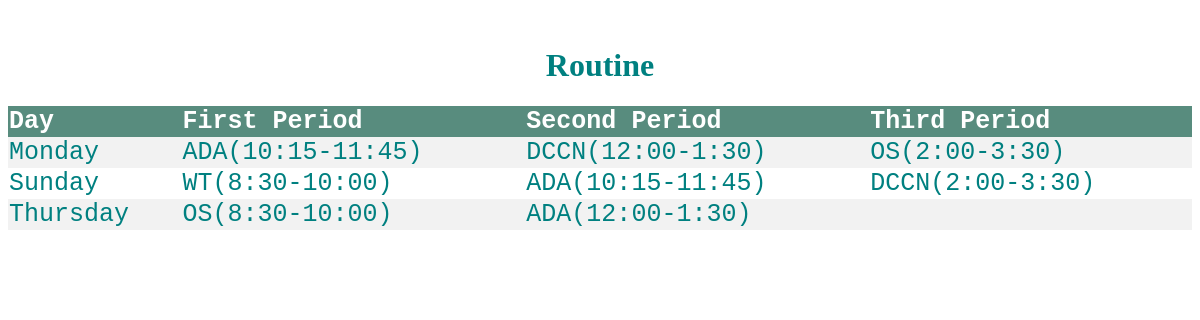
/routineview.php, run on the app's committed database.
### tables this page shows
CREATE TABLE `classroutine` (
  `Day` varchar(50) NOT NULL,
  `First_period` varchar(255) DEFAULT NULL,
  `Second_period` varchar(255) DEFAULT NULL,
  `Third_period` varchar(255) DEFAULT NULL
);

### routineview.php (the view, shortened to what this page needs)
<!DOCTYPE html>
<html lang="en">
<head>
</head>
<body>
	<br>
	<h1> Routine </h1>
	<table>
		<tr>
			<th>Day </th>
			<th>First Period </th>
			<th>Second Period </th>
			<th>Third Period</th>
		</tr>
		<?php
	$conn = mysqli_connect("localhost","root","","cr");
	 $sql = "Select * from classroutine";
	 $result = $conn-> query($sql);
	 if ($result-> num_rows > 0)
	 {
		 while($row = $result-> fetch_assoc()) {
			 echo "<tr> <td>".$row["Day"]."</td> <td>".$row["First_period"]. "</td> <td>".$row["Second_period"].
			 "</td> <td>".$row["Third_period"]."</td> </tr>";
		 }
		 echo "</table>";
	 }
	 else {
		 echo "0 result";
	 }
	 ?>
</body>
</html>

### routineview.php (style rules this page uses)
h1 { text-align: center; color: #008080; }
table { border-collapse: collapse; width: 100%; color: #008080; font-family: monospace; font-size: 25px; text-align: left; }
th { background-color: #588c7e; color: white; }
tr:nth-child(even) { background-color: #f2f2f2 }

### data on the page
classroutine: Day "Monday", First_period "ADA(10:15-11:45)", Second_period "DCCN(12:00-1:30)", Third_period "OS(2:00-3:30)"
classroutine: Day "Sunday", First_period "WT(8:30-10:00)", Second_period "ADA(10:15-11:45)", Third_period "DCCN(2:00-3:30)"
classroutine: Day "Thursday", First_period "OS(8:30-10:00)", Second_period "ADA(12:00-1:30)"
